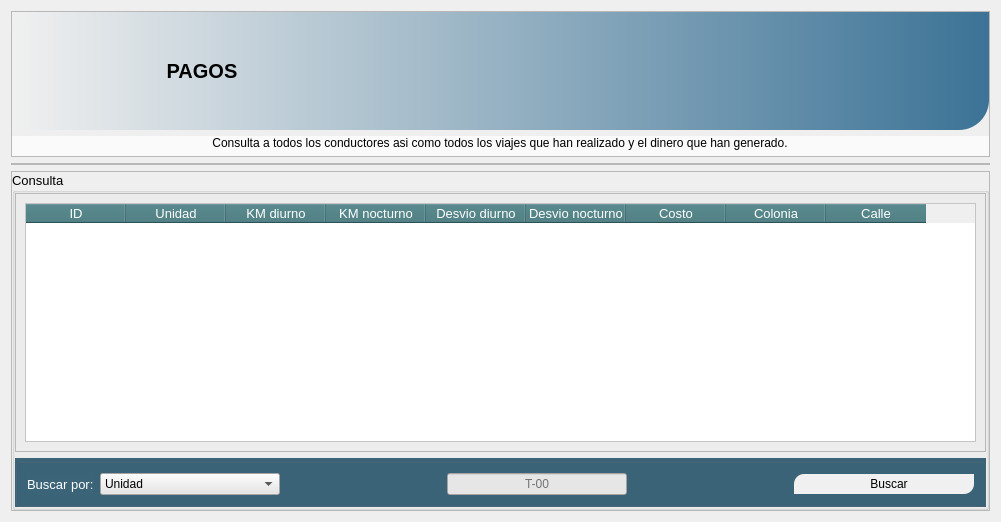
                <widget class="QWidget" name="pg_conductor_2">
                 <layout class="QVBoxLayout" name="verticalLayout_53">
                  <item>
                   <widget class="QFrame" name="frame_68">
                    <property name="maximumSize">
                     <size>
                      <width>16777215</width>
                      <height>243</height>
                     </size>
                    </property>
                    <property name="frameShape">
                     <enum>QFrame::StyledPanel</enum>
                    </property>
                    <property name="frameShadow">
                     <enum>QFrame::Raised</enum>
                    </property>
                    <layout class="QVBoxLayout" name="verticalLayout_54">
                     <property name="leftMargin">
                      <number>0</number>
                     </property>
                     <property name="topMargin">
                      <number>0</number>
                     </property>
                     <property name="rightMargin">
                      <number>0</number>
                     </property>
                     <property name="bottomMargin">
                      <number>0</number>
                     </property>
                     <item>
                      <widget class="QGroupBox" name="groupBox_44">
                       <property name="maximumSize">
                        <size>
                         <width>16777215</width>
                         <height>156</height>
                        </size>
                       </property>
                       <property name="font">
                        <font>
                         <family>Arial</family>
                         <pointsize>12</pointsize>
                         <weight>75</weight>
                         <bold>true</bold>
                        </font>
                       </property>
                       <property name="styleSheet">
                        <string notr="true">background-color: qlineargradient(spread:pad, x1:0, y1:0, x2:1, y2:0, stop:0 rgba(240, 240, 240, 255), stop:1 rgba(60, 115, 150, 255));
border-top-left-radius:30px;
 border-bottom-right-radius:30px;
</string>
                       </property>
                       <property name="title">
                        <string/>
                       </property>
                       <layout class="QHBoxLayout" name="horizontalLayout_37">
                        <item>
                         <widget class="QLabel" name="label_109">
                          <property name="minimumSize">
                           <size>
                            <width>100</width>
                            <height>100</height>
                           </size>
                          </property>
                          <property name="maximumSize">
                           <size>
                            <width>100</width>
                            <height>100</height>
                           </size>
                          </property>
                          <property name="styleSheet">
                           <string notr="true">background-color: rgba(0, 0, 0, 0);</string>
                          </property>
                          <property name="text">
                           <string/>
                          </property>
                          <property name="pixmap">
                           <pixmap>images/2481723.png</pixmap>
                          </property>
                          <property name="scaledContents">
                           <bool>true</bool>
                          </property>
                         </widget>
                        </item>
                        <item>
                         <widget class="QLabel" name="label_110">
                          <property name="minimumSize">
                           <size>
                            <width>150</width>
                            <height>0</height>
                           </size>
                          </property>
                          <property name="maximumSize">
                           <size>
                            <width>81</width>
                            <height>31</height>
                           </size>
                          </property>
                          <property name="font">
                           <font>
                            <pointsize>15</pointsize>
                            <weight>75</weight>
                            <bold>true</bold>
                           </font>
                          </property>
                          <property name="autoFillBackground">
                           <bool>false</bool>
                          </property>
                          <property name="styleSheet">
                           <string notr="true">background-color: rgba(0, 0, 0, 0);
color: rgb(0, 0, 0);</string>
                          </property>
                          <property name="text">
                           <string>PAGOS</string>
                          </property>
                          <property name="alignment">
                           <set>Qt::AlignCenter</set>
                          </property>
                         </widget>
                        </item>
                        <item>
                         <spacer name="horizontalSpacer_48">
                          <property name="orientation">
                           <enum>Qt::Horizontal</enum>
                          </property>
                          <property name="sizeHint" stdset="0">
                           <size>
                            <width>607</width>
                            <height>20</height>
                           </size>
                          </property>
                         </spacer>
                        </item>
                        <item>
                         <widget class="QLabel" name="label_111">
                          <property name="sizePolicy">
                           <sizepolicy hsizetype="Expanding" vsizetype="Expanding">
                            <horstretch>0</horstretch>
                            <verstretch>0</verstretch>
                           </sizepolicy>
                          </property>
                          <property name="minimumSize">
                           <size>
                            <width>90</width>
                            <height>90</height>
                           </size>
                          </property>
                          <property name="maximumSize">
                           <size>
                            <width>90</width>
                            <height>90</height>
                           </size>
                          </property>
                          <property name="styleSheet">
                           <string notr="true">background-color: rgba(0, 0, 0,0);</string>
                          </property>
                          <property name="text">
                           <string/>
                          </property>
                          <property name="pixmap">
                           <pixmap>images/2408304.png</pixmap>
                          </property>
                          <property name="scaledContents">
                           <bool>true</bool>
                          </property>
                          <property name="alignment">
                           <set>Qt::AlignCenter</set>
                          </property>
                         </widget>
                        </item>
                       </layout>
                      </widget>
                     </item>
                     <item>
                      <widget class="QGroupBox" name="groupBox_45">
                       <property name="minimumSize">
                        <size>
                         <width>0</width>
                         <height>0</height>
                        </size>
                       </property>
                       <property name="maximumSize">
                        <size>
                         <width>16777215</width>
                         <height>85</height>
                        </size>
                       </property>
                       <property name="font">
                        <font>
                         <pointsize>10</pointsize>
                        </font>
                       </property>
                       <property name="styleSheet">
                        <string notr="true">background-color: rgb(250, 250, 250);
border:none;</string>
                       </property>
                       <property name="title">
                        <string/>
                       </property>
                       <layout class="QHBoxLayout" name="horizontalLayout_38" stretch="0">
                        <property name="spacing">
                         <number>0</number>
                        </property>
                        <property name="leftMargin">
                         <number>0</number>
                        </property>
                        <property name="topMargin">
                         <number>0</number>
                        </property>
                        <property name="rightMargin">
                         <number>0</number>
                        </property>
                        <property name="bottomMargin">
                         <number>6</number>
                        </property>
                        <item>
                         <widget class="QLabel" name="label_112">
                          <property name="minimumSize">
                           <size>
                            <width>0</width>
                            <height>0</height>
                           </size>
                          </property>
                          <property name="maximumSize">
                           <size>
                            <width>900</width>
                            <height>100</height>
                           </size>
                          </property>
                          <property name="styleSheet">
                           <string notr="true">border-bottom-left-radius:50px;
 border-top-right-radius:50px;
</string>
                          </property>
                          <property name="text">
                           <string>&lt;html&gt;&lt;head/&gt;&lt;body&gt;&lt;p align=&quot;center&quot;&gt;Consulta a todos los conductores asi como todos los viajes que han realizado y el dinero que han generado.&lt;/p&gt;&lt;/body&gt;&lt;/html&gt;</string>
                          </property>
                         </widget>
                        </item>
                       </layout>
                      </widget>
                     </item>
                    </layout>
                   </widget>
                  </item>
                  <item>
                   <widget class="QFrame" name="frame_69">
                    <property name="maximumSize">
                     <size>
                      <width>16777215</width>
                      <height>190</height>
                     </size>
                    </property>
                    <property name="frameShape">
                     <enum>QFrame::StyledPanel</enum>
                    </property>
                    <property name="frameShadow">
                     <enum>QFrame::Raised</enum>
                    </property>
                    <layout class="QGridLayout" name="gridLayout_49">
                     <property name="leftMargin">
                      <number>0</number>
                     </property>
                     <property name="topMargin">
                      <number>0</number>
                     </property>
                     <property name="rightMargin">
                      <number>0</number>
                     </property>
                     <property name="bottomMargin">
                      <number>0</number>
                     </property>
                     <property name="spacing">
                      <number>0</number>
                     </property>
                    </layout>
                   </widget>
                  </item>
                  <item>
                   <widget class="QFrame" name="frame_75">
                    <property name="frameShape">
                     <enum>QFrame::StyledPanel</enum>
                    </property>
                    <property name="frameShadow">
                     <enum>QFrame::Raised</enum>
                    </property>
                    <layout class="QGridLayout" name="gridLayout_55">
                     <property name="leftMargin">
                      <number>0</number>
                     </property>
                     <property name="topMargin">
                      <number>0</number>
                     </property>
                     <property name="rightMargin">
                      <number>0</number>
                     </property>
                     <property name="bottomMargin">
                      <number>0</number>
                     </property>
                     <property name="spacing">
                      <number>0</number>
                     </property>
                     <item row="0" column="0">
                      <widget class="QGroupBox" name="groupBox_47">
                       <property name="font">
                        <font>
                         <pointsize>10</pointsize>
                        </font>
                       </property>
                       <property name="title">
                        <string>Consulta</string>
                       </property>
                       <layout class="QVBoxLayout" name="verticalLayout_55">
                        <property name="spacing">
                         <number>6</number>
                        </property>
                        <property name="leftMargin">
                         <number>0</number>
                        </property>
                        <property name="topMargin">
                         <number>0</number>
                        </property>
                        <property name="rightMargin">
                         <number>0</number>
                        </property>
                        <property name="bottomMargin">
                         <number>0</number>
                        </property>
                        <item>
                         <widget class="QFrame" name="frame_76">
                          <property name="frameShape">
                           <enum>QFrame::StyledPanel</enum>
                          </property>
                          <property name="frameShadow">
                           <enum>QFrame::Raised</enum>
                          </property>
                          <layout class="QGridLayout" name="gridLayout_56">
                           <property name="leftMargin">
                            <number>9</number>
                           </property>
                           <property name="topMargin">
                            <number>9</number>
                           </property>
                           <property name="rightMargin">
                            <number>9</number>
                           </property>
                           <property name="bottomMargin">
                            <number>9</number>
                           </property>
                           <property name="spacing">
                            <number>6</number>
                           </property>
                           <item row="0" column="0">
                            <widget class="QTableWidget" name="tabla_conductores_3">
                             <property name="minimumSize">
                              <size>
                               <width>0</width>
                               <height>239</height>
                              </size>
                             </property>
                             <property name="styleSheet">
                              <string notr="true">QTableWidget{
	background-color: rgb(255, 255, 255);
	color: rgb(0, 0, 0);
}
QHeaderView::section{
	background-color: rgb(60, 115, 120);
	color: rgb(255, 255, 255);
	font-size:10pt;
}</string>
                             </property>
                             <column>
                              <property name="text">
                               <string>ID</string>
                              </property>
                             </column>
                             <column>
                              <property name="text">
                               <string>Unidad</string>
                              </property>
                             </column>
                             <column>
                              <property name="text">
                               <string>KM diurno</string>
                              </property>
                             </column>
                             <column>
                              <property name="text">
                               <string>KM nocturno</string>
                              </property>
                             </column>
                             <column>
                              <property name="text">
                               <string>Desvio diurno</string>
                              </property>
                             </column>
                             <column>
                              <property name="text">
                               <string>Desvio nocturno</string>
                              </property>
                             </column>
                             <column>
                              <property name="text">
                               <string>Costo</string>
                              </property>
                             </column>
                             <column>
                              <property name="text">
                               <string>Colonia</string>
                              </property>
                             </column>
                             <column>
                              <property name="text">
                               <string>Calle</string>
                              </property>
                             </column>
                            </widget>
                           </item>
                          </layout>
                         </widget>
                        </item>
                        <item>
                         <widget class="QGroupBox" name="groupBox_48">
                          <property name="minimumSize">
                           <size>
                            <width>0</width>
                            <height>40</height>
                           </size>
                          </property>
                          <property name="styleSheet">
                           <string notr="true">background-color: rgb(60, 100, 120);</string>
                          </property>
                          <property name="title">
                           <string/>
                          </property>
                          <layout class="QHBoxLayout" name="horizontalLayout_40">
                           <item>
                            <widget class="QLabel" name="label_121">
                             <property name="font">
                              <font>
                               <pointsize>10</pointsize>
                              </font>
                             </property>
                             <property name="styleSheet">
                              <string notr="true">color: rgb(255, 255, 255);</string>
                             </property>
                             <property name="text">
                              <string>Buscar por:</string>
                             </property>
                            </widget>
                           </item>
                           <item>
                            <widget class="QComboBox" name="cbx_buscar_conductor_3">
                             <property name="minimumSize">
                              <size>
                               <width>180</width>
                               <height>0</height>
                              </size>
                             </property>
                             <property name="styleSheet">
                              <string notr="true">background-color: rgb(230, 230, 230);</string>
                             </property>
                             <item>
                              <property name="text">
                               <string>Unidad</string>
                              </property>
                             </item>
                             <item>
                              <property name="text">
                               <string>ID</string>
                              </property>
                             </item>
                            </widget>
                           </item>
                           <item>
                            <spacer name="horizontalSpacer_53">
                             <property name="orientation">
                              <enum>Qt::Horizontal</enum>
                             </property>
                             <property name="sizeHint" stdset="0">
                              <size>
                               <width>119</width>
                               <height>18</height>
                              </size>
                             </property>
                            </spacer>
                           </item>
                           <item>
                            <widget class="QLineEdit" name="ledt_buscar_conductor_3">
                             <property name="minimumSize">
                              <size>
                               <width>180</width>
                               <height>0</height>
                              </size>
                             </property>
                             <property name="styleSheet">
                              <string notr="true">background-color: rgb(230, 230, 230);</string>
                             </property>
                             <property name="alignment">
                              <set>Qt::AlignCenter</set>
                             </property>
                             <property name="placeholderText">
                              <string>T-00</string>
                             </property>
                            </widget>
                           </item>
                           <item>
                            <spacer name="horizontalSpacer_54">
                             <property name="orientation">
                              <enum>Qt::Horizontal</enum>
                             </property>
                             <property name="sizeHint" stdset="0">
                              <size>
                               <width>119</width>
                               <height>18</height>
                              </size>
                             </property>
                            </spacer>
                           </item>
                           <item>
                            <widget class="QPushButton" name="btn_buscar_conductor_3">
                             <property name="minimumSize">
                              <size>
                               <width>180</width>
                               <height>20</height>
                              </size>
                             </property>
                             <property name="layoutDirection">
                              <enum>Qt::LeftToRight</enum>
                             </property>
                             <property name="styleSheet">
                              <string notr="true">QPushButton{
	border-top-left-radius:10px;
	border-bottom-right-radius:10px;
	
	background-color: rgb(240, 240, 240);
}
QPushButton:hover{
	background-color: rgb(205, 205, 205);
}
</string>
                             </property>
                             <property name="text">
                              <string>   Buscar</string>
                             </property>
                             <property name="icon">
                              <iconset>
                               <normaloff>images/751381.png</normaloff>images/751381.png</iconset>
                             </property>
                            </widget>
                           </item>
                          </layout>
                         </widget>
                        </item>
                       </layout>
                      </widget>
                     </item>
                    </layout>
                   </widget>
                  </item>
                 </layout>
                </widget>
